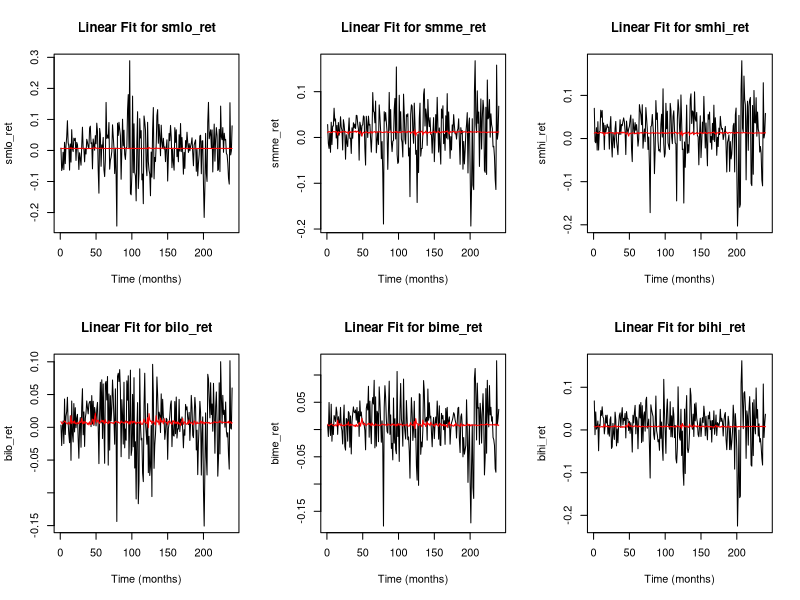
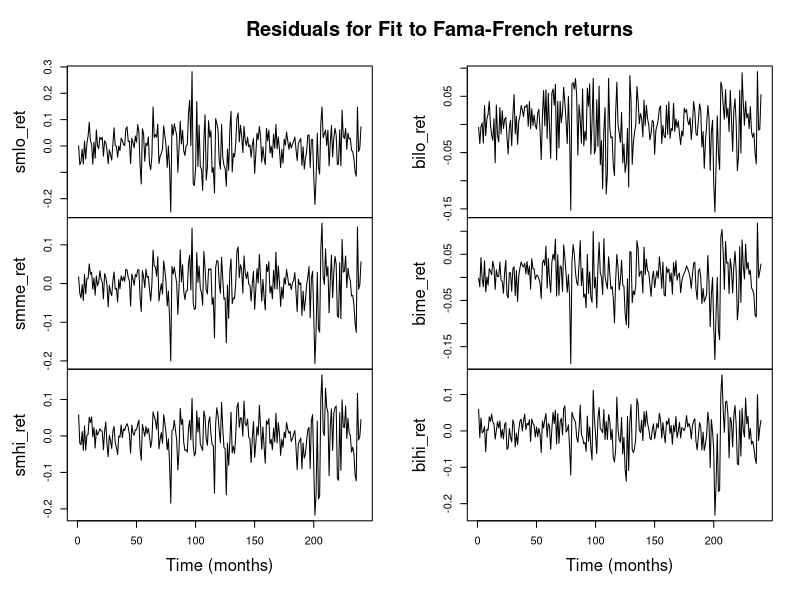

Source code (R) for these figures, in order: (Note: this script raises an error after producing the figures.)
# Import libraries
library(timeSeries)
library(tseries)
library(fGarch)
library(xtable)

#------------------------------ SETUP ------------------------------------

# Setup top directory
setwd("/Users/logang/Documents/Code/python/Stat240")

# Load data
SandP500 = as.matrix(read.csv("data/SandP500_returns.csv",header=F))
FF = as.matrix(read.csv("data/FF_returns.csv",header=F))
dates = read.csv("data/dates.csv",header=F)[,1]
colnames(FF) = c('smlo_ret', 'smme_ret', 'smhi_ret', 'bilo_ret', 'bime_ret', 'bihi_ret')

# get number of observations and stocks
n = dim(FF)[1]
m = dim(FF)[2] 

#---------------------------- PROBLEM 1A ----------------------------------

# Regress Fama-French returns on SandP500
beta_CIs = alpha_CIs = coefs = matrix(0,m,2)
residuals = estimates = matrix(0,n,m)
for(i in 1:m)
{
  # Fit the linear model
  fit = lm(FF[,i]~SandP500)
  # Get parameters and 95% intervals for the parameters
  coefs[i,]=fit$coefficients
  residuals[,i] = fit$residuals
  estimates[,i] = predict(fit)
  alpha_CIs[i,]=confint(fit)[2,]
  beta_CIs[i,]=confint(fit)[2,]
}

# Plot fits and residuals
pdf("figures/Problem1a_FamaFrench_linear_fit_plots.pdf",height=7, width=9)
par(mfrow=c(2,3))
for(i in 1:m)
{
  FF_ts = timeSeries(FF[,i])
  est_ts = timeSeries(estimates[,i])
  plot(FF_ts,col="black",xlab="Time (months)",ylab=colnames(FF)[i], main=paste("Linear Fit for",colnames(FF)[i]))
  lines(est_ts,col="red")
}
dev.off()

# Plot fit residuals
resids_ts = timeSeries(residuals)
pdf("figures/Problem1a_FamaFrench_residal_plots.pdf")
colnames(resids_ts) = colnames(FF)
plot(resids_ts,col="black",xlab="Time (months)", main="Residuals for Fit to Fama-French returns")
dev.off()

# Print 95% confidence intervals to LaTeX
alpha_results = cbind(coefs[,1], alpha_CIs)
beta_results = cbind(coefs[,2], beta_CIs)
print(xtable(alpha_results,digits=4), type="latex", file="figures/tables/Problem1a_alpha_results.tex")
print(xtable(beta_results),digits=4, type="latex", file="figures/tables/Problem1a_beta_results.tex")

#---------------------------- PROBLEM 1B & C --------------------------------
# -- Fit AR(1)-GARCH(1,1)
# Leave the last point out for prediction
FF_test = FF[n,]
FF = FF[1:(n-1),]
dates = dates[1:(n-1)]

# Plot Fama French time series
pdf("figures/Problem1b_return_time_series.pdf")
FF_ts = timeSeries(FF)
plot(FF_ts,col="black",main="Fama French Portfolio Returns")
dev.off()

# Initialize containers for AR(1) model results
ar_fits = FF_garch_fits = FF_garch_st_fits = list()
ar_coefs = matrix(0,m,2)
cov_pred = matrix(0,m,m)
residmat = matrix(0,n-2,m)
std_innovations = std_innovations_st = matrix(0,n-2,m)
coefmat = coefmat_st = matrix(0,m,4)
ar_residmat = matrix(0,n-2,m)

# Fit AR(1)-GARCH(1,1) models to the Fama French portfolio returns
for(i in 1:m)
{
  # generate times
  FF_ts = timeSeries(FF[,i],as.character(dates))
  
  # Get ACF and PACF of data
  FF_acf = acf(FF[,i])
  FF_pacf = pacf(FF[,i])
  
  # fit AR(1) model and get coefficients and residuals
  ar_fits[[i]] = arma(FF[,i],order=c(1,0))
  ar_coefs[i,] = ar_fits[[i]]$coef
  resids_ts = na.omit(timeSeries(ar_fits[[i]]$resid,as.character(dates)))
  ar_residmat[,i] = resids_ts
  
  # Get ACF and PACF of residuals
  FF_acf_resids = acf(resids_ts)
  FF_pacf_resids = pacf(resids_ts)
  
  # Plot before and after ACF and PACF
  pdf(paste("figures/Problem1b_ACF_and_PACFs_",colnames(FF)[i],".pdf"))
  par(mfrow=c(2,2))
  plot(FF_acf, main=paste("ACF for",colnames(FF)[i]))
  plot(FF_pacf,main=paste("PACF for",colnames(FF)[i]))
  plot(FF_acf_resids, main=paste("ACF of residuals for",colnames(FF)[i]))
  plot(FF_pacf_resids, main=paste("ACF of residuals for",colnames(FF)[i]))
  dev.off()
    
  # Fit standard and studentized GARCH models to residuals of AR(1) model
  FF_garch_fits[[i]] = garchFit(. ~ garch(1,1), data=resids_ts,trace=F)
  FF_garch_st_fits[[i]] = garchFit(formula = ~ garch(1,1), data=resids_ts, cond.dist="std",trace=F)

  # Gather coefficents, volatilities, and residuals  
  coefs = coef(FF_garch_fits[[i]])
  coefmat[i,] = coefs
  garch_resids = residuals(FF_garch_fits[[i]])
  vols = volatility(FF_garch_fits[[i]])
  
  # Gather coefficents, volatilities, and residuals for Studentized GARCH fit
  coefs_st = coef(FF_garch_st_fits[[i]])
  coefmat_st[i,] = coefs_st[1:4]
  garch_resids_st = residuals(FF_garch_st_fits[[i]])
  vols_st = volatility(FF_garch_st_fits[[i]])
  
  # Construct one-step-ahead covariance matrix diagonal
  cov_pred[i,i] = coefs[2] + coefs[4]*vols[n-2]^2 + coefs[3]*resids[n-2]^2
  
  # Calculate standardized innovations
  std_innovations[,i]=garch_resids/vols
  std_innovations_st[,i]=garch_resids_st/vols_st
}

# Save coefficents to LaTeX
print(xtable(coefmat,digits=4), type="latex", file="figures/tables/Problem1b_coef_results.tex")
print(xtable(coefmat_st,digits=4), type="latex", file="figures/tables/Problem1b_coef_studentized_results.tex")

# Plot AR(1) fit residuals
ar_residmat = timeSeries(ar_residmat)
colnames(ar_residmat) = colnames(FF)
pdf("figures/Problem1b_AR1_fit_residuals.pdf")
plot(ar_residmat,col="black",main="Residuals from AR(1) fits to Fama French portfolios")
dev.off()

# Plot GARCH(1,1) fit standard innovations
garch_inno = timeSeries(std_innovations)
colnames(garch_inno) = colnames(FF)
pdf("figures/Problem1b_GARCH1_1_fit_std_innovations.pdf")
plot(garch_inno,col="black",main="Innovations from GARCH(1,1) fits to F-F portfolios")
dev.off()

# Plot GARCH(1,1) fit standard innovations
garch_inno_st = timeSeries(std_innovations_st)
colnames(garch_inno_st) = colnames(FF)
pdf("figures/Problem1b_GARCH1_1_fit_std_innovations_studentized.pdf")
plot(garch_inno_st,col="black",main="Innovations from GARCH(1,1) studentized fits to F-F portfolios")
dev.off()

# Estimate one-step-ahead mean 
mean_pred = ar_coefs[,2] + diag(ar_coefs[,1])%*%FF[n-1,]

# Generate off-diagonal one-step-ahead covariance matrix entries
for(i in 2:m)
{
  for(j in 1:(i-1))
  {
    cov_pred[i,j]=sqrt(cov_pred[i,i]*cov_pred[j,j])*cor(std_innovations[,i],std_innovations[,j])
    cov_pred[j,i]=cov_pred[i,j]
  }
}

# Print predicted mean and covariance to LaTeX
print(xtable(mean_pred*100), type="latex", file="figures/tables/Problem1c_mean_pred_times100.tex")
print(xtable(cov_pred*100), type="latex", file="figures/tables/Problem1c_cov_pred_times100.tex")

#---------------------------- PROBLEM 1D ----------------------------------
# MATLAB
